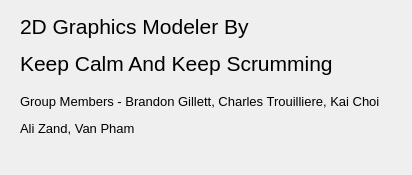
<?xml version="1.0" encoding="UTF-8"?>
<ui version="4.0">
 <class>contact</class>
 <widget class="QDialog" name="contact">
  <property name="geometry">
   <rect>
    <x>0</x>
    <y>0</y>
    <width>412</width>
    <height>175</height>
   </rect>
  </property>
  <property name="windowTitle">
   <string>Contact Us</string>
  </property>
  <widget class="QLabel" name="project">
   <property name="geometry">
    <rect>
     <x>20</x>
     <y>10</y>
     <width>331</width>
     <height>71</height>
    </rect>
   </property>
   <property name="font">
    <font>
     <pointsize>16</pointsize>
    </font>
   </property>
   <property name="text">
    <string>&lt;html&gt;&lt;head/&gt;&lt;body&gt;&lt;p&gt;2D Graphics Modeler By&lt;/p&gt;&lt;p&gt;Keep Calm And Keep Scrumming&lt;/p&gt;&lt;/body&gt;&lt;/html&gt;</string>
   </property>
  </widget>
  <widget class="QLabel" name="label">
   <property name="geometry">
    <rect>
     <x>20</x>
     <y>90</y>
     <width>361</width>
     <height>51</height>
    </rect>
   </property>
   <property name="font">
    <font>
     <pointsize>10</pointsize>
    </font>
   </property>
   <property name="text">
    <string>&lt;html&gt;&lt;head/&gt;&lt;body&gt;&lt;p&gt;Group Members - Brandon Gillett, Charles Trouilliere, Kai Choi&lt;/p&gt;&lt;p&gt;Ali Zand, Van Pham&lt;/p&gt;&lt;/body&gt;&lt;/html&gt;</string>
   </property>
  </widget>
 </widget>
 <resources/>
 <connections/>
</ui>
